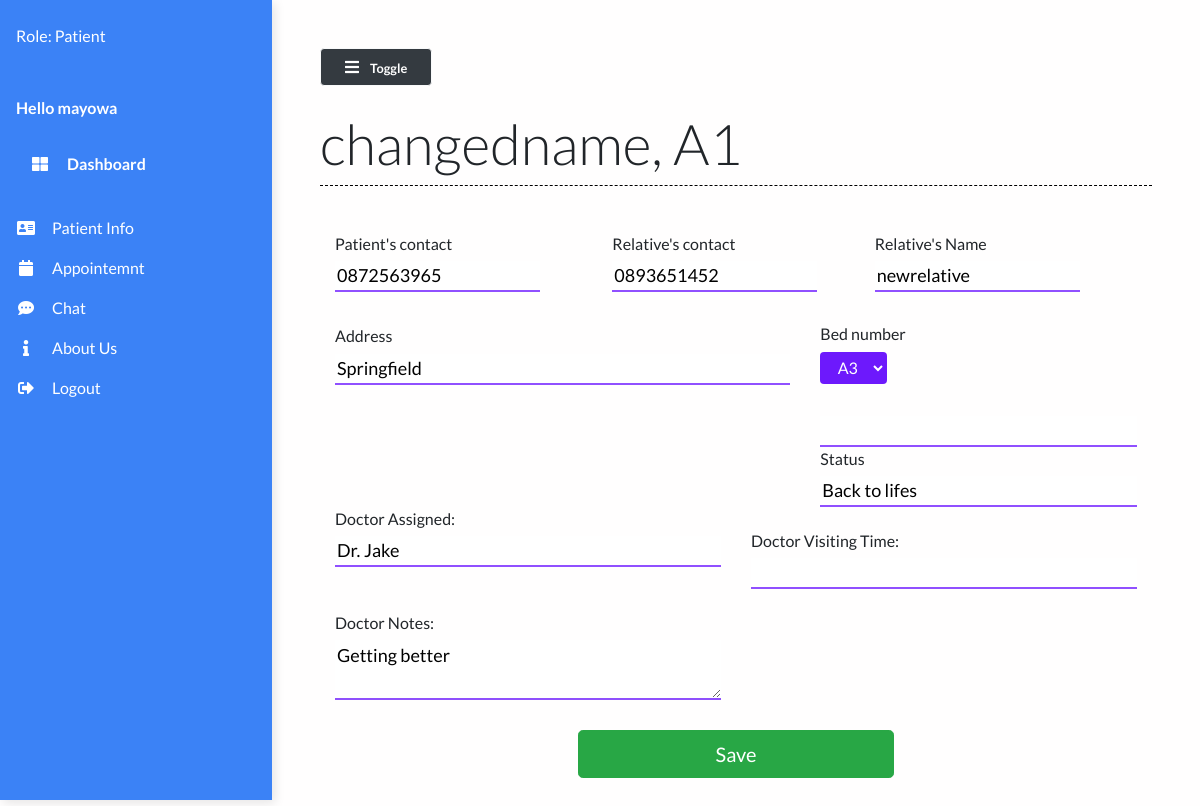
Page /patient/32 (signed in) on the committed database.
### main/models.py (models this page shows, shortened)
class Patient(models.Model):
    user=models.OneToOneField(User,on_delete=models.CASCADE,null=True,default=None)
    name = models.CharField(max_length=50)
    phone_num = models.CharField(max_length=15)
    patient_relative_name = models.CharField(max_length=50, null=True)
    patient_relative_contact = models.CharField(max_length=15, null=True)
    address = models.TextField()
    """ SYMPTOMS = (  # hardcoded to be changed in a drop down list
        ('Fever', 'Fever'),
        ('Dry cough', 'Dry cough'),
        ('Tiredness', 'Tiredness'),
        ('Aches and pains', 'Aches and pains'),
        ('Sore throat', 'Sore throat'),
        ('Diarrhoea', 'Diarrhoea'),
        ('Loss of taste or smell', 'Loss of taste or smell'),
        ('Difficulty in breathing or shortness of breath', 'Difficulty in breathing or shortness of breath'),
        ('Chest pain or pressure', 'Chest pain or pressure'),
        ('Loss of speech or movement', 'Loss of speech or movement'),
    )

    symptoms = MultiSelectField(choices=SYMPTOMS, null=True)"""
    prior_ailments = models.TextField()
    bed_num = models.ForeignKey("Bed", on_delete=models.CASCADE, null=True)
    dob = models.DateField(null=True)
    doctor = models.ForeignKey("Doctor", on_delete=models.CASCADE, null=True)
    doctors_notes = models.TextField(null=True, blank=True)
    status = models.CharField(max_length=50)

class Bed(models.Model):
    bed_number = models.CharField(max_length=50)
    occupied = models.BooleanField()
    def __str__(self):
        return self.bed_number

class Doctor(models.Model):
    name = models.CharField(max_length=100)
    def __str__(self):
        return self.name

### main/views.py (the view, shortened to what this page needs)
# urls.py: path("patient/<str:pk>", views.patient, name="patient"),
@login_required(login_url='login')
def patient(request, pk):
    patient = Patient.objects.get(id=pk)
    beds = Bed.objects.filter(occupied=False)
    context = {
        'beds': beds,
        'patient': patient
    }
    return render(request, 'main/patient.html', context)

### main/templates/main/patient.html (shortened to what this page needs)
{% extends 'main/base.html' %}
{% load static %}
{% block contentTitle %}
{{patient.name}}, {{patient.bed_num}}
{% endblock contentTitle %}
{% block content %}
	<form class="form" action="" method="post" id="registrationForm">
		<div class="container">
			<div class="patient-form">
				<div class="row">
					<div class="col-md-4 form-field mt-4 mb-0">
						<label for="mobile">
							<h6>Patient's contact</h6>
							<input type="text" id="name" class="input-text" type="text" name="mobile"
								pattern="[0-9]{3}[0-9]{3}[0-9]{4}" placeholder="Mobile No"
								value="{{patient.phone_num}}">
						</label>
					</div>
					<div class="offset-md-2 col-md-4 form-field mt-4 mb-0">
						<label for="mobile" class="mb-0">
							<h6>Relative's contact</h6>
							<input type="text" id="mobile2" class="input-text" type="text" name="mobile2"
								pattern="[0-9]{3}[0-9]{3}[0-9]{4}" placeholder="Mobile No"
								value="{{patient.patient_relative_contact}}">
						</label>
					</div>
					<div class="form-field mt-4">
						<label for="relativeName" class="mb-0">
							<h6>Relative's Name</h6>
							<input type="text" class="input-text" name="relativeName" id="realtiveName"
								value="{{patient.patient_relative_name}}" />
						</label>
					</div>
					<div class="col-md-7 form-field mt-0">
						<label for="address" class="mb-0 mt-0">
							<h6>Address</h6>
						</label>
						<input type="address" class="input-text" id="location" placeholder="address" name="location"
							title="enter a location" value="{{patient.address}}" />
					</div>
					<div class="col-md-5">
						<h6>Bed number</h6>
						<select name="bed_num" class="btn btn-bed" id="bed_num">
							{% for bed in beds %}
							<option value={{ bed }}>{{ bed }}</option>
							{% endfor %}
					</div>
					<div class="col-md-6">
						<input type="text" class="input-text" name="symptons" id="symptons"
							value="{{patient.symptoms}}" />
						<label for="status" class="mb-0">
							<h6>Status</h6>
						</label>
						<input type="text" class="input-text" name="status" id="status" value="{{patient.status}}" />
					</div>
					<div class="col-md-6">
						<label for="doctor" class="mb-0">
							<h6>Doctor Assigned: </h6>
						</label>
						<input type="text" class="input-text" name="doctor" id="doctor" value="{{patient.doctor}}" />
					</div>
					<div class="col-md-6">
						<label for="doctor_time" class="mb-0 mt-4">
							<h6>Doctor Visiting Time: </h6>
						</label>
						<input type="text" class="input-text" name="doctor_time" id="doctor_time"
							value="{{patient.doctors_visiting_time}}" />
					</div>
					<div class="col-md-6">
						<label for="doctor_notes" class="mb-0 mt-4">
							<h6>Doctor Notes: </h6>
						</label>
						<textarea class="input-text" name="doctor_notes" id="doctor_notes"
							{{patient.doctors_notes}}>{{patient.doctors_notes}}</textarea>
					</div>
				</div>
			</div>
		</div>
		<div class="form-group">
			<div class="col-md-5 mx-auto">
				<br />
				<button class="btn btn-lg btn-success btn-block mx-auto" type="submit">
					 Save
				</button>
			</div>
		</div>
	</form>
	{% endblock content %}

### main/templates/main/base.html (shortened to what this page needs)
{% load static %}
<!DOCTYPE html>
<html lang="en">
<head>
  <link rel="stylesheet" href="https://maxcdn.bootstrapcdn.com/bootstrap/4.0.0/css/bootstrap.min.css"
 />
  <link rel="stylesheet" href="https://cdnjs.cloudflare.com/ajax/libs/font-awesome/5.14.0/css/all.min.css"
 />
  <link rel="stylesheet" href="{% static 'styles/base.css' %}" type="text/css" />
  <link rel="stylesheet" href="//code.jquery.com/ui/1.12.1/themes/base/jquery-ui.css">
</head>
<body>
  <div class="vertical-nav" id="sidebar">
    <div class="py-4 px-3 mb-4">
      <div class="media d-flex align-items-center">
        <div class="media-body text-white">
          {% if request.user.is_authenticated %}
          <p class="font-weight-normal mb-0">
            Role: {% if request.user.is_superuser == True %}
            Admin
            {% elif request.user.is_superuser == False and request.user.is_staff == True %}
            Staff
            {% else %}
            Patient
            {% endif %}
          </p>
          {% endif %}
        </div>
      </div>
    </div>
    <p class="text-white font-weight-bold px-3 pb-4 mb-0">
      Hello {{user.username}}
    </p>
    <p class="text-gray font-weight-bold px-3 pb-4 mb-0">
      <a href="{% url 'dashboard' %}" class="nav-link text-white">
        <i class="fa fa-th-large mr-3 text-primary"></i> Dashboard</a>
    </p>
    {% if request.user.is_authenticated == True %}
    {% if request.user.is_staff == True %}
    <ul class="nav flex-column mb-0">
      <li class="nav-item">
        <a href="{% url 'patient_list' %}" class="nav-link text-white">
          <i class="fa fa-address-card mr-3 text-primary fa-fw"></i>View patient list
        </a>
      </li>
        <li class="nav-item">
          <a href="{% url 'doctor-appointments' %}" class="nav-link text-white">
            <i class="fa fa-calendar mr-3 text-primary fa-fw"></i>Appointment Requests
          </a>
        </li>
      <li class="nav-item">
        <a href="{% url 'add_patient' %}" class="nav-link text-white">
          <i class="fa fa-plus mr-3 text-primary fa-fw"></i>Add patient
        </a>
      </li>
      <li class="nav-item">
        <a href="{% url 'chat' %}" class="nav-link text-white">
          <i class="fas fa-comment-dots mr-3 text-primary fa-fw"></i>Chat
        </a>
      </li>
      {% else %}
      <ul class="nav flex-column mb-0">
        <li class="nav-item">
          <a href="{% url 'patientInfo' %}" class="nav-link text-white">
            <i class="fa fa-address-card mr-3 text-primary fa-fw"></i>Patient Info
          </a>
        </li>
        <li class="nav-item">
          <a href="{% url 'appointments' %}" class="nav-link text-white">
            <i class="fa fa-calendar mr-3 text-primary fa-fw"></i>Appointemnt
          </a>
        </li>
        <li class="nav-item">
          <a href="{% url 'chat' %}" class="nav-link text-white">
            <i class="fas fa-comment-dots mr-3 text-primary fa-fw"></i>Chat
          </a>
        </li>
        {% endif %}
        {% endif %}
        <li class="nav-item">
          <a href="#" class="nav-link text-white">
            <i class="fa fa-info mr-3 text-primary fa-fw"></i>About Us
          </a>
        </li>
        {% if request.user.is_authenticated == False %}
        <li class="nav-item">
          <a href="{% url 'signupdr' %}" class="nav-link text-white">
            <i class="fa fa-sign-out-alt mr-3 text-primary fa-fw"></i>Doctor Signup
          </a>
        </li>
        <li class="nav-item">
          <a href="{% url 'signup' %}" class="nav-link text-white">
            <i class="fa fa-sign-out-alt mr-3 text-primary fa-fw"></i>Patient Signup
          </a>
        </li>
        <li class="nav-item">
          <a href="{% url 'login' %}" class="nav-link text-white">
            <i class="fa fa-sign-in-alt mr-3 text-primary fa-fw"></i>Login
          </a>
        </li>
        {% else %}
        <li class="nav-item">
          <a href="{% url 'logout' %}" class="nav-link text-white">
            <i class="fa fa-sign-out-alt mr-3 text-primary fa-fw"></i>Logout
          </a>
        </li>
        {% endif %}
      </ul>
  </div>
  <div class="page-content p-5" id="content">
    <button id="sidebarCollapse" class="btn btn-light bg-dark rounded-pill shadow-sm px-4 mb-4" type="button">
      <i class="fa fa-bars mr-2 text-primary"></i>
      <small class="font-weight-bold text-primary">
        Toggle
      </small>
    </button>
    <h2 class="display-4 ">{% block contentTitle %}{% endblock contentTitle %}
    </h2>
    <div class="seperator mt-1 mb-4"></div>
    {% block content %}{% endblock content %}
  </div>
</body>
</html>

### static/styles/base.css (style rules this page uses)
body { background: #fffefe; min-height: 100vh; overflow-x: hidden; font-family:Lato,'Helvetica Neue',Helvetica,Arial,sans-serif; }
.vertical-nav { background: #3b82f6 !important; min-width: 17rem; height: 100vh; position: fixed; top: 0; left: 0; box-shadow: 3px 3px 10px rgba(0, 0, 0, 0.1); transition: all 0.4s; }
.page-content { width: calc(100% -17rem); margin-left: 17rem; transition: all 0.4s; }
.seperator { margin: 3rem 0; border-bottom: 1px dashed #000000; }
.nav-link { text-transform: capitalize; }
.text-primary { color: #fff !important; }
.btn-bed { background: #6d19fc; color: #ffffff; height: 2rem; padding-top: 2px; margin-bottom: 2em; }
.patient-form .form-field { margin: 32px 0; }
.patient-form .input-text { width: 100%; border-width: 0 0 2px 0; border-color: #6c19fcc2; font-size: 18px; font-weight: 400; transition: border-color 0.2s linear; }

### rows in the picture
Patient: name "changedname", bed_num "A1", mobile "0872563965", mobile2 "0893651452", relativeName "newrelative", location "Springfield", status "Back to lifes", doctor "Dr. Jake", doctor_notes "Getting better"

### other values in the picture
{{ user.username }} "mayowa"
form field bed_num "A3"
